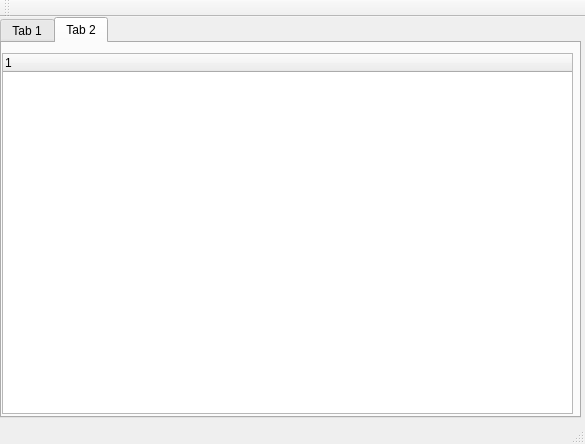
<?xml version="1.0" encoding="UTF-8"?>
<ui version="4.0">
 <class>MainWindow</class>
 <widget class="QMainWindow" name="MainWindow">
  <property name="geometry">
   <rect>
    <x>0</x>
    <y>0</y>
    <width>585</width>
    <height>444</height>
   </rect>
  </property>
  <property name="windowTitle">
   <string>MainWindow</string>
  </property>
  <widget class="QWidget" name="centralWidget">
   <widget class="QTabWidget" name="tabWidget">
    <property name="geometry">
     <rect>
      <x>0</x>
      <y>0</y>
      <width>581</width>
      <height>401</height>
     </rect>
    </property>
    <property name="currentIndex">
     <number>1</number>
    </property>
    <widget class="QWidget" name="tab">
     <attribute name="title">
      <string>Tab 1</string>
     </attribute>
     <widget class="QTableWidget" name="tableWidget">
      <property name="geometry">
       <rect>
        <x>0</x>
        <y>10</y>
        <width>571</width>
        <height>351</height>
       </rect>
      </property>
     </widget>
    </widget>
    <widget class="QWidget" name="tab_2">
     <attribute name="title">
      <string>Tab 2</string>
     </attribute>
     <widget class="QTreeWidget" name="treeWidget">
      <property name="geometry">
       <rect>
        <x>0</x>
        <y>10</y>
        <width>571</width>
        <height>361</height>
       </rect>
      </property>
      <column>
       <property name="text">
        <string notr="true">1</string>
       </property>
      </column>
     </widget>
    </widget>
   </widget>
  </widget>
  <widget class="QToolBar" name="mainToolBar">
   <attribute name="toolBarArea">
    <enum>TopToolBarArea</enum>
   </attribute>
   <attribute name="toolBarBreak">
    <bool>false</bool>
   </attribute>
  </widget>
  <widget class="QStatusBar" name="statusBar"/>
 </widget>
 <layoutdefault spacing="6" margin="11"/>
 <resources/>
 <connections/>
</ui>
